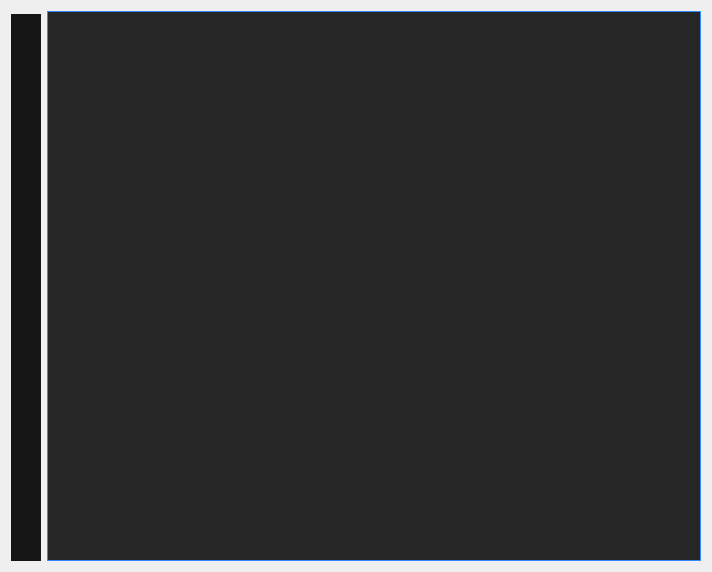
<?xml version="1.0" encoding="UTF-8"?>
<ui version="4.0">
 <class>TextEditor</class>
 <widget class="QWidget" name="TextEditor">
  <property name="geometry">
   <rect>
    <x>0</x>
    <y>0</y>
    <width>712</width>
    <height>570</height>
   </rect>
  </property>
  <property name="sizePolicy">
   <sizepolicy hsizetype="Expanding" vsizetype="Expanding">
    <horstretch>0</horstretch>
    <verstretch>0</verstretch>
   </sizepolicy>
  </property>
  <property name="windowTitle">
   <string>Form</string>
  </property>
  <property name="styleSheet">
   <string notr="true">      QPlainTextEdit{background-color: #262626; color: #EAF8F8; 
            border: 1px solid #318AFF; }
            QScrollBar:vertical {
                 border: none;
                 background: #262626;
                 width: 15px;
                 margin: 22px 0 22px 0;
             }
             QScrollBar::handle:vertical {
                 background: #318AFF;
                 min-height: 20px;
             }
             QScrollBar::add-line:vertical {
                 border: 1px solid #318AFF;
                 background: #262626;
                 height: 20px;
                 subcontrol-position: bottom;
                 subcontrol-origin: margin;
             }
            QScrollBar::sub-line:vertical {
                 border: 1px solid #318AFF;
                 background: #262626;
                 height: 20px;
                 subcontrol-position: top;
                 subcontrol-origin: margin;
             }
             QScrollBar::up-arrow:vertical, QScrollBar::down-arrow:vertical {
                 border: 2px solid #262626;
                 width: 3px;
                 height: 3px;
                 background: transparent;
             }

             QScrollBar::add-page:vertical, QScrollBar::sub-page:vertical {
                 background: none;
             }</string>
  </property>
  <layout class="QGridLayout" name="gridLayout">
   <item row="0" column="1">
    <layout class="QVBoxLayout" name="verticalLayout_8">
     <item>
      <widget class="QPlainTextEdit" name="editor">
       <property name="sizePolicy">
        <sizepolicy hsizetype="Expanding" vsizetype="Expanding">
         <horstretch>0</horstretch>
         <verstretch>0</verstretch>
        </sizepolicy>
       </property>
       <property name="minimumSize">
        <size>
         <width>0</width>
         <height>550</height>
        </size>
       </property>
       <property name="styleSheet">
        <string notr="true"/>
       </property>
      </widget>
     </item>
    </layout>
   </item>
   <item row="0" column="0">
    <layout class="QHBoxLayout" name="horizontalLayout_2">
     <property name="spacing">
      <number>0</number>
     </property>
     <property name="topMargin">
      <number>3</number>
     </property>
     <item>
      <widget class="QScrollArea" name="scrollArea">
       <property name="sizePolicy">
        <sizepolicy hsizetype="Fixed" vsizetype="Expanding">
         <horstretch>0</horstretch>
         <verstretch>0</verstretch>
        </sizepolicy>
       </property>
       <property name="minimumSize">
        <size>
         <width>20</width>
         <height>0</height>
        </size>
       </property>
       <property name="maximumSize">
        <size>
         <width>30</width>
         <height>16777215</height>
        </size>
       </property>
       <property name="styleSheet">
        <string notr="true">QScrollArea{
background-color: #161616;
border: none;
}</string>
       </property>
       <property name="verticalScrollBarPolicy">
        <enum>Qt::ScrollBarAlwaysOff</enum>
       </property>
       <property name="horizontalScrollBarPolicy">
        <enum>Qt::ScrollBarAlwaysOff</enum>
       </property>
       <property name="widgetResizable">
        <bool>true</bool>
       </property>
       <widget class="QWidget" name="scrollAreaWidgetContents">
        <property name="geometry">
         <rect>
          <x>0</x>
          <y>0</y>
          <width>30</width>
          <height>548</height>
         </rect>
        </property>
        <property name="styleSheet">
         <string notr="true">QWidget{
border: none;
background-color: #161616;
}</string>
        </property>
        <layout class="QVBoxLayout" name="verticalLayout_9">
         <property name="spacing">
          <number>0</number>
         </property>
         <property name="leftMargin">
          <number>0</number>
         </property>
         <property name="topMargin">
          <number>0</number>
         </property>
         <property name="rightMargin">
          <number>0</number>
         </property>
         <property name="bottomMargin">
          <number>0</number>
         </property>
         <item>
          <layout class="QVBoxLayout" name="vLayout">
           <item>
            <spacer name="verticalSpacer">
             <property name="orientation">
              <enum>Qt::Vertical</enum>
             </property>
             <property name="sizeHint" stdset="0">
              <size>
               <width>20</width>
               <height>40</height>
              </size>
             </property>
            </spacer>
           </item>
          </layout>
         </item>
        </layout>
       </widget>
      </widget>
     </item>
    </layout>
   </item>
  </layout>
 </widget>
 <resources/>
 <connections/>
</ui>
